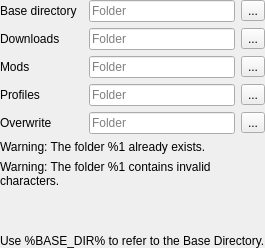
            <widget class="QWidget" name="page_6_advanced">
             <layout class="QVBoxLayout" name="verticalLayout_13">
              <property name="leftMargin">
               <number>0</number>
              </property>
              <property name="topMargin">
               <number>0</number>
              </property>
              <property name="rightMargin">
               <number>0</number>
              </property>
              <property name="bottomMargin">
               <number>0</number>
              </property>
              <item>
               <widget class="QWidget" name="widget_12" native="true">
                <layout class="QGridLayout" name="gridLayout_2">
                 <property name="leftMargin">
                  <number>0</number>
                 </property>
                 <property name="topMargin">
                  <number>0</number>
                 </property>
                 <property name="rightMargin">
                  <number>0</number>
                 </property>
                 <property name="bottomMargin">
                  <number>0</number>
                 </property>
                 <item row="4" column="3">
                  <widget class="QToolButton" name="browseOverwrite">
                   <property name="text">
                    <string>...</string>
                   </property>
                  </widget>
                 </item>
                 <item row="2" column="3">
                  <widget class="QToolButton" name="browseMods">
                   <property name="text">
                    <string>...</string>
                   </property>
                  </widget>
                 </item>
                 <item row="2" column="0">
                  <widget class="QLabel" name="label_10">
                   <property name="text">
                    <string>Mods</string>
                   </property>
                  </widget>
                 </item>
                 <item row="4" column="2">
                  <widget class="QLineEdit" name="overwrite">
                   <property name="placeholderText">
                    <string>Folder</string>
                   </property>
                  </widget>
                 </item>
                 <item row="2" column="2">
                  <widget class="QLineEdit" name="mods">
                   <property name="placeholderText">
                    <string>Folder</string>
                   </property>
                  </widget>
                 </item>
                 <item row="4" column="0">
                  <widget class="QLabel" name="label_13">
                   <property name="text">
                    <string>Overwrite</string>
                   </property>
                  </widget>
                 </item>
                 <item row="0" column="0">
                  <widget class="QLabel" name="label_8">
                   <property name="text">
                    <string>Base directory</string>
                   </property>
                  </widget>
                 </item>
                 <item row="1" column="3">
                  <widget class="QToolButton" name="browseDownloads">
                   <property name="text">
                    <string>...</string>
                   </property>
                  </widget>
                 </item>
                 <item row="3" column="2">
                  <widget class="QLineEdit" name="profiles">
                   <property name="placeholderText">
                    <string>Folder</string>
                   </property>
                  </widget>
                 </item>
                 <item row="5" column="0" colspan="4">
                  <widget class="QLabel" name="advancedDirExists">
                   <property name="text">
                    <string>Warning: The folder %1 already exists.</string>
                   </property>
                   <property name="wordWrap">
                    <bool>true</bool>
                   </property>
                  </widget>
                 </item>
                 <item row="1" column="0">
                  <widget class="QLabel" name="label_9">
                   <property name="text">
                    <string>Downloads</string>
                   </property>
                  </widget>
                 </item>
                 <item row="1" column="2">
                  <widget class="QLineEdit" name="downloads">
                   <property name="placeholderText">
                    <string>Folder</string>
                   </property>
                  </widget>
                 </item>
                 <item row="0" column="2">
                  <widget class="QLineEdit" name="base">
                   <property name="placeholderText">
                    <string>Folder</string>
                   </property>
                  </widget>
                 </item>
                 <item row="3" column="0">
                  <widget class="QLabel" name="label_12">
                   <property name="text">
                    <string>Profiles</string>
                   </property>
                  </widget>
                 </item>
                 <item row="8" column="0" colspan="4">
                  <widget class="QLabel" name="label_11">
                   <property name="text">
                    <string>Use %BASE_DIR% to refer to the Base Directory.</string>
                   </property>
                  </widget>
                 </item>
                 <item row="0" column="3">
                  <widget class="QToolButton" name="browseBase">
                   <property name="text">
                    <string>...</string>
                   </property>
                  </widget>
                 </item>
                 <item row="3" column="3">
                  <widget class="QToolButton" name="browseProfiles">
                   <property name="text">
                    <string>...</string>
                   </property>
                  </widget>
                 </item>
                 <item row="7" column="0">
                  <spacer name="verticalSpacer_4">
                   <property name="orientation">
                    <enum>Qt::Orientation::Vertical</enum>
                   </property>
                   <property name="sizeHint" stdset="0">
                    <size>
                     <width>20</width>
                     <height>40</height>
                    </size>
                   </property>
                  </spacer>
                 </item>
                 <item row="6" column="0" colspan="4">
                  <widget class="QLabel" name="advancedDirInvalid">
                   <property name="text">
                    <string>Warning: The folder %1 contains invalid characters.</string>
                   </property>
                   <property name="wordWrap">
                    <bool>true</bool>
                   </property>
                  </widget>
                 </item>
                </layout>
               </widget>
              </item>
             </layout>
            </widget>
